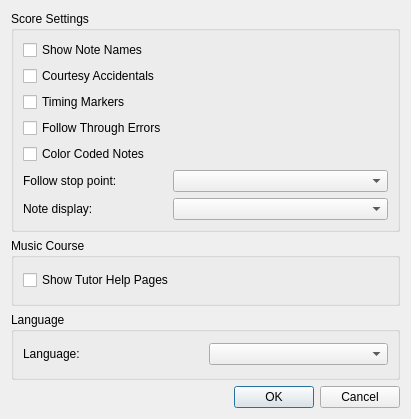
<?xml version="1.0" encoding="UTF-8"?>
<ui version="4.0">
 <class>GuiPreferencesDialog</class>
 <widget class="QDialog" name="GuiPreferencesDialog">
  <property name="geometry">
   <rect>
    <x>0</x>
    <y>0</y>
    <width>411</width>
    <height>419</height>
   </rect>
  </property>
  <property name="sizePolicy">
   <sizepolicy hsizetype="Minimum" vsizetype="Minimum">
    <horstretch>0</horstretch>
    <verstretch>0</verstretch>
   </sizepolicy>
  </property>
  <property name="windowTitle">
   <string>Dialog</string>
  </property>
  <layout class="QVBoxLayout" name="verticalLayout_4">
   <item>
    <widget class="QGroupBox" name="groupBox_2">
     <property name="title">
      <string>Score Settings</string>
     </property>
     <property name="checkable">
      <bool>false</bool>
     </property>
     <layout class="QVBoxLayout" name="verticalLayout_3">
      <item>
       <layout class="QGridLayout" name="gridLayout">
        <item row="1" column="0">
         <widget class="QCheckBox" name="courtesyAccidentalsCheck">
          <property name="text">
           <string>Courtesy Accidentals</string>
          </property>
         </widget>
        </item>
        <item row="5" column="1">
         <widget class="QComboBox" name="followStopPointCombo">
          <property name="sizePolicy">
           <sizepolicy hsizetype="Preferred" vsizetype="Fixed">
            <horstretch>0</horstretch>
            <verstretch>0</verstretch>
           </sizepolicy>
          </property>
          <property name="sizeAdjustPolicy">
           <enum>QComboBox::AdjustToContents</enum>
          </property>
         </widget>
        </item>
        <item row="5" column="0">
         <widget class="QLabel" name="label">
          <property name="text">
           <string>Follow stop point:</string>
          </property>
         </widget>
        </item>
        <item row="1" column="1">
         <spacer name="horizontalSpacer_4">
          <property name="orientation">
           <enum>Qt::Horizontal</enum>
          </property>
          <property name="sizeHint" stdset="0">
           <size>
            <width>40</width>
            <height>20</height>
           </size>
          </property>
         </spacer>
        </item>
        <item row="0" column="1">
         <spacer name="horizontalSpacer_2">
          <property name="orientation">
           <enum>Qt::Horizontal</enum>
          </property>
          <property name="sizeHint" stdset="0">
           <size>
            <width>40</width>
            <height>20</height>
           </size>
          </property>
         </spacer>
        </item>
        <item row="2" column="0">
         <widget class="QCheckBox" name="timingMarkersCheck">
          <property name="sizePolicy">
           <sizepolicy hsizetype="Maximum" vsizetype="Fixed">
            <horstretch>0</horstretch>
            <verstretch>0</verstretch>
           </sizepolicy>
          </property>
          <property name="text">
           <string>Timing Markers</string>
          </property>
         </widget>
        </item>
        <item row="0" column="0">
         <widget class="QCheckBox" name="showNoteNamesCheck">
          <property name="text">
           <string>Show Note Names</string>
          </property>
         </widget>
        </item>
        <item row="2" column="1">
         <spacer name="horizontalSpacer">
          <property name="orientation">
           <enum>Qt::Horizontal</enum>
          </property>
          <property name="sizeHint" stdset="0">
           <size>
            <width>40</width>
            <height>20</height>
           </size>
          </property>
         </spacer>
        </item>
        <item row="3" column="1">
         <spacer name="horizontalSpacer_3">
          <property name="orientation">
           <enum>Qt::Horizontal</enum>
          </property>
          <property name="sizeHint" stdset="0">
           <size>
            <width>40</width>
            <height>20</height>
           </size>
          </property>
         </spacer>
        </item>
        <item row="3" column="0">
         <widget class="QCheckBox" name="followThroughErrorsCheck">
          <property name="text">
           <string>Follow Through Errors</string>
          </property>
         </widget>
        </item>
        <item row="4" column="0">
         <widget class="QCheckBox" name="showColoredNotesCheck">
          <property name="toolTip">
           <string>Show color coded notes on the score</string>
          </property>
          <property name="text">
           <string>Color Coded Notes</string>
          </property>
         </widget>
        </item>
        <item row="6" column="0">
         <widget class="QLabel" name="noteDisplayLabel">
          <property name="text">
           <string>Note display:</string>
          </property>
         </widget>
        </item>
        <item row="6" column="1">
         <widget class="QComboBox" name="noteDisplayCombo">
          <property name="sizePolicy">
           <sizepolicy hsizetype="Preferred" vsizetype="Fixed">
            <horstretch>0</horstretch>
            <verstretch>0</verstretch>
           </sizepolicy>
          </property>
          <property name="toolTip">
           <string>Show only the note heads, or also a trail that lasts as long as each note sounds</string>
          </property>
          <property name="sizeAdjustPolicy">
           <enum>QComboBox::AdjustToContents</enum>
          </property>
         </widget>
        </item>
        <item row="4" column="1">
         <spacer name="horizontalSpacer_5">
          <property name="orientation">
           <enum>Qt::Horizontal</enum>
          </property>
          <property name="sizeHint" stdset="0">
           <size>
            <width>40</width>
            <height>20</height>
           </size>
          </property>
         </spacer>
        </item>
       </layout>
      </item>
     </layout>
    </widget>
   </item>
   <item>
    <widget class="QGroupBox" name="groupBox_3">
     <property name="title">
      <string>Music Course</string>
     </property>
     <layout class="QVBoxLayout" name="verticalLayout_2">
      <item>
       <layout class="QGridLayout" name="gridLayout_2">
        <property name="verticalSpacing">
         <number>0</number>
        </property>
        <item row="0" column="0">
         <widget class="QCheckBox" name="showTutorPagesCheck">
          <property name="text">
           <string>Show Tutor Help Pages</string>
          </property>
         </widget>
        </item>
       </layout>
      </item>
     </layout>
    </widget>
   </item>
   <item>
    <widget class="QGroupBox" name="groupBox_4">
     <property name="title">
      <string>Language</string>
     </property>
     <layout class="QVBoxLayout" name="verticalLayout_5">
      <item>
       <layout class="QGridLayout" name="gridLayout_3">
        <item row="0" column="0">
         <widget class="QLabel" name="label_3">
          <property name="text">
           <string>Language:</string>
          </property>
         </widget>
        </item>
        <item row="0" column="1">
         <widget class="QComboBox" name="languageCombo"/>
        </item>
       </layout>
      </item>
     </layout>
    </widget>
   </item>
   <item>
    <widget class="QDialogButtonBox" name="buttonBox">
     <property name="orientation">
      <enum>Qt::Horizontal</enum>
     </property>
     <property name="standardButtons">
      <set>QDialogButtonBox::Cancel|QDialogButtonBox::Ok</set>
     </property>
    </widget>
   </item>
  </layout>
 </widget>
 <resources/>
 <connections>
  <connection>
   <sender>buttonBox</sender>
   <signal>accepted()</signal>
   <receiver>GuiPreferencesDialog</receiver>
   <slot>accept()</slot>
   <hints>
    <hint type="sourcelabel">
     <x>257</x>
     <y>385</y>
    </hint>
    <hint type="destinationlabel">
     <x>157</x>
     <y>274</y>
    </hint>
   </hints>
  </connection>
  <connection>
   <sender>buttonBox</sender>
   <signal>rejected()</signal>
   <receiver>GuiPreferencesDialog</receiver>
   <slot>reject()</slot>
   <hints>
    <hint type="sourcelabel">
     <x>325</x>
     <y>385</y>
    </hint>
    <hint type="destinationlabel">
     <x>286</x>
     <y>274</y>
    </hint>
   </hints>
  </connection>
 </connections>
</ui>
